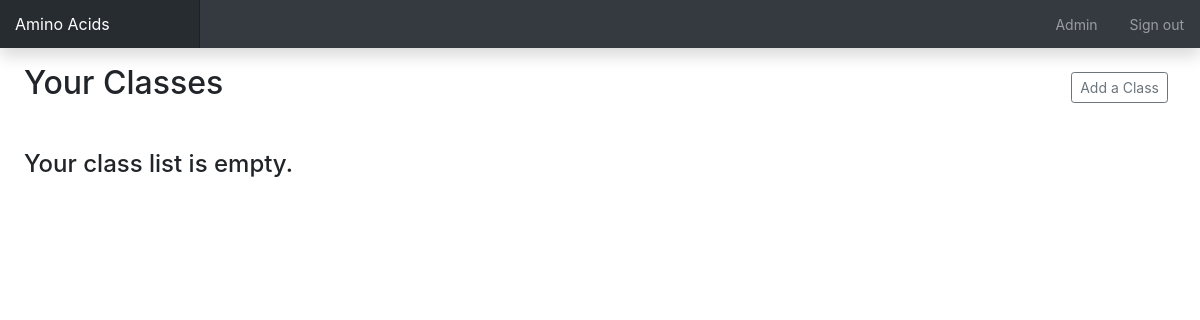
/ (signed in), run on an earlier commit of the app's database.
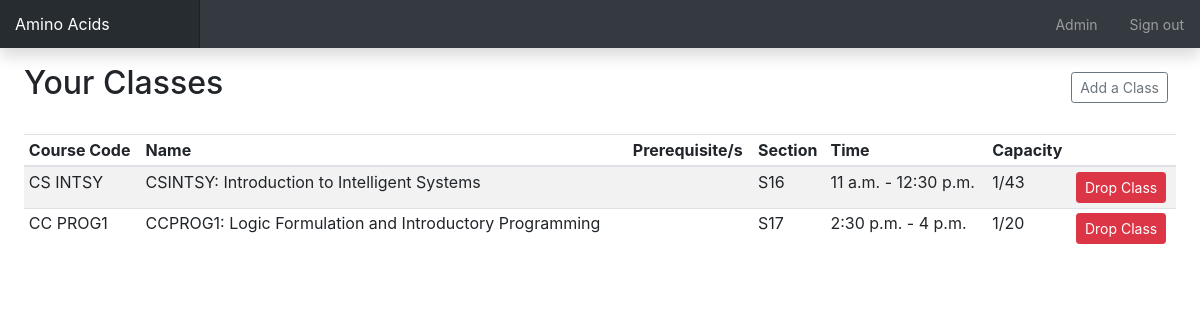
And on a later commit of the database.
### main/models.py (models this page shows, shortened)
class Class(models.Model):
    M = 1
    T = 2
    W = 3
    H = 4
    F = 5
    MW = 6
    TH = 7
    DAY_CHOICES = (
        (M, 'Monday'),
        (T, 'Tuesday'),
        (W, 'Wednesday'),
        (H, 'Thursday'),
        (F, 'Friday'),
        (MW, 'Monday and Wednesday'),
        (TH, 'Tuesday and Thursday'),
    )
    course = models.ForeignKey(Course, null=True, on_delete=models.SET_NULL)
    section_code = models.CharField(max_length=5)
    max_cap = models.IntegerField(default=0)
    start_time = models.TimeField()
    end_time = models.TimeField()
    day = models.IntegerField(choices=DAY_CHOICES)
    students = models.ManyToManyField(User, blank=True)
    class Meta:
        verbose_name_plural = 'Classes'
        unique_together = ('course', 'section_code')

class Course(models.Model):
    course_name = models.CharField(max_length=50)
    subject_area = models.CharField(max_length=2)
    catalog_num = models.CharField(max_length=5)
    prerequisites = models.ManyToManyField('self', blank=True, symmetrical=False)
    units = models.FloatField()
    def prereqs_list(self):
        return ', '.join([p.subject_area+p.catalog_num for p in self.prerequisites.all()])
    def __str__(self):
        return self.subject_area + self.catalog_num + ": " + self.course_name

### main/views.py (the view)
# urls.py: url(r'^$', views.index, name='index'),
@login_required
def index(request):
    classes_list = Class.objects.filter(students=request.user)
    context = {
        'classes_list': classes_list
    }
    return render(request, 'main/index.html', context)

### templates/main/index.html (shortened to what this page needs)
{% extends 'main/base-template.html' %}
{% block body %}
    <div role="main" class="col-12 px-4">
        <div class="d-flex justify-content-between flex-wrap flex-md-nowrap align-items-center pt-3 pb-2 mb-3">
            <h1 class="h2">Your Classes</h1>
            <div class="btn-toolbar mb-2 mb-md-0">
                <div class="btn-group mr-2">
                    <a class="btn btn-sm btn-outline-secondary" href="{% url 'main:list-class' %}">Add a Class</a>
                </div>
            </div>
        </div>
        {% if classes_list.count == 0 %}
            <div class="d-flex justify-content-between flex-wrap flex-md-nowrap align-items-center pt-3 pb-2 mb-3">
                <h1 class="h4">Your class list is empty.</h1>
            </div>
        {% else %}
            <div class="table-responsive">
                <table class="table table-striped table-sm">
                    <thead>
                    <tr>
                        <th>Course Code</th>
                        <th>Name</th>
                        <th>Prerequisite/s</th>
                        <th>Section</th>
                        <th>Time</th>
                        <th>Capacity</th>
                        <th></th>
                    </tr>
                    </thead>
                    <tbody>
                    {% for class in classes_list %}
                        <tr>
                            <td>{{ class.course.subject_area }} {{ class.course.catalog_num }}</td>
                            <td>{{ class.course }}</td>
                            <td>{{ class.course.prereqs_list }}</td>
                            <td>{{ class.section_code }}</td>
                            <td>{{ class.start_time }} - {{ class.end_time }}</td>
                            <td>{{ class.students.count }}/{{ class.max_cap }}</td>
                            <td>
                                <form action="{% url 'main:delete-class' class.id %}" class="my-0" method="post">
                                    <button class="btn btn-sm btn-danger" type="submit">Drop Class</button>
                                </form>
                            </td>
                        </tr>
                    {% endfor %}
                    </tbody>
                </table>
            </div>
        {% endif %}
    </div>
{% endblock %}

What changed in the data, as far as the page shows it:
now on this page (row unchanged): Class: course.subject_area "CS", course.catalog_num "INTSY", course "CSINTSY: Introduction to Intelligent Systems", section_code "S16", start_time "11 a.m.", end_time "12:30 p.m.", students.count "1", max_cap "43"
added Class: course.subject_area "CC", course.catalog_num "PROG1", course "CCPROG1: Logic Formulation and Introductory Programming", section_code "S17", start_time "2:30 p.m.", end_time "4 p.m.", students.count "1", max_cap "20"
Also different on the page:
text no longer shown: "Your class list is empty."
text now shown: "Course Code Name Prerequisite/s Section Time Capacity"
